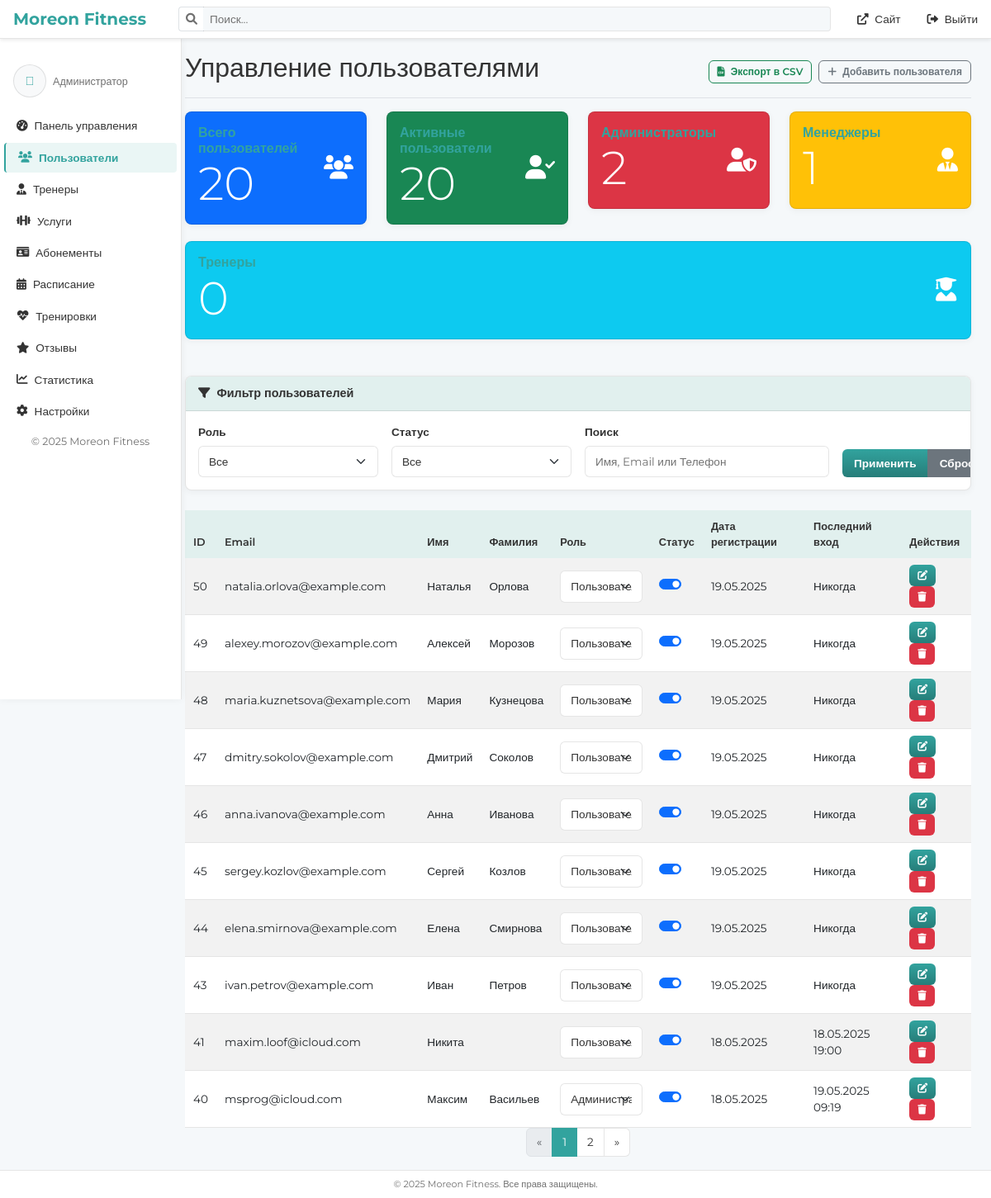
Before: /admin/users.php (signed in) with the older database file.
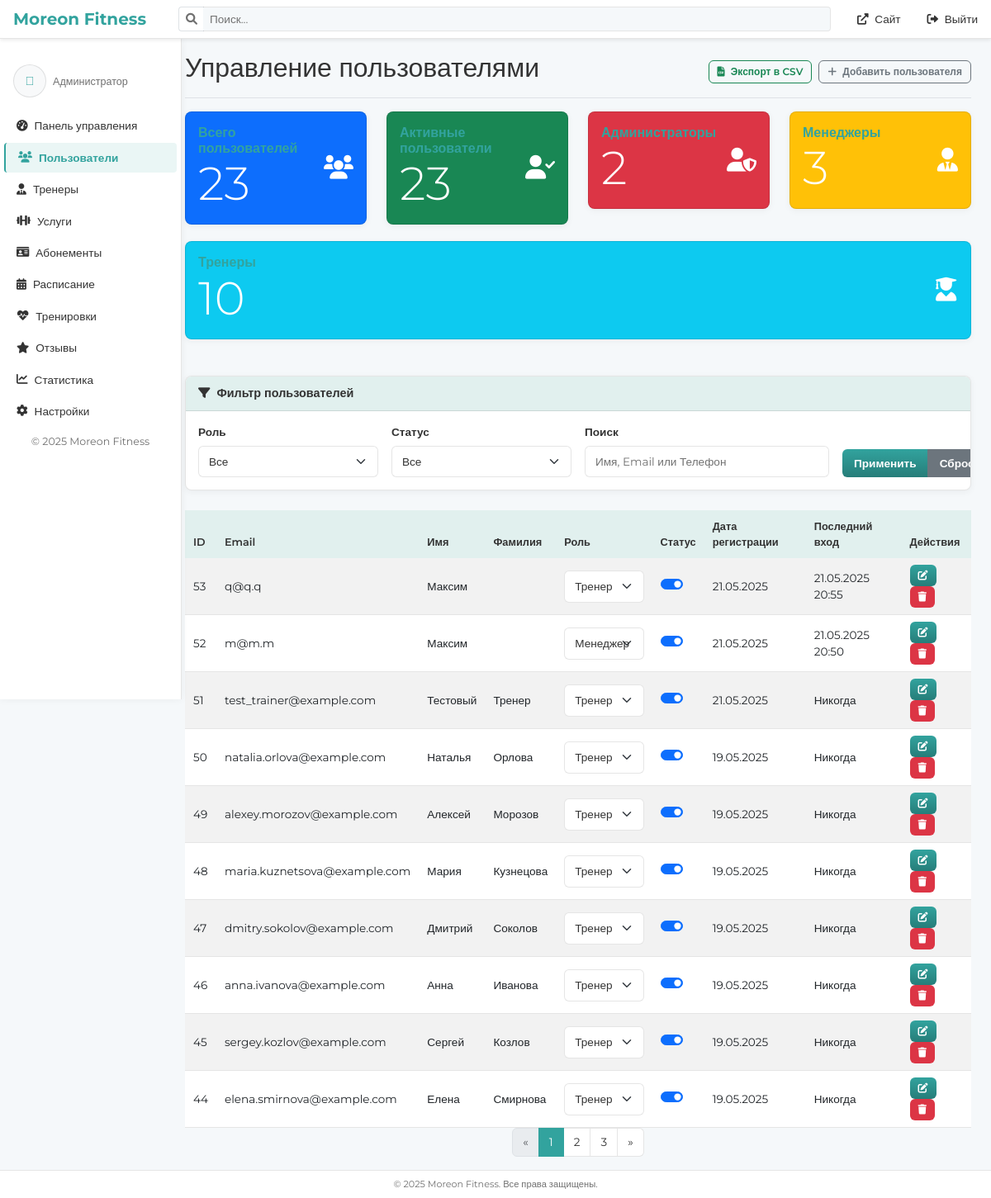
After: the same page with the newer database file.
### tables this page shows
CREATE TABLE `users` (
  `id` int NOT NULL,
  `email` varchar(255) NOT NULL,
  `password_hash` varchar(255) NOT NULL,
  `role` enum('admin','manager','trainer','user') NOT NULL DEFAULT 'user',
  `first_name` varchar(100) NOT NULL,
  `last_name` varchar(100) NOT NULL,
  `phone` varchar(20) DEFAULT NULL,
  `birthdate` date DEFAULT NULL,
  `gender` enum('male','female') DEFAULT NULL,
  `avatar_url` varchar(255) DEFAULT NULL,
  `height` int DEFAULT NULL,
  `weight` float DEFAULT NULL,
  `is_active` tinyint(1) DEFAULT '1',
  `last_login` timestamp NULL DEFAULT NULL,
  `created_at` timestamp NULL DEFAULT CURRENT_TIMESTAMP,
  `updated_at` timestamp NULL DEFAULT CURRENT_TIMESTAMP ON UPDATE CURRENT_TIMESTAMP
);

### admin/users.php (the view, shortened to what the changed rows need)
<?php
require_once('includes/auth_check.php');
$page = isset($_GET['page']) ? (int)$_GET['page'] : 1;
$perPage = 10;
$offset = ($page - 1) * $perPage;
$roleFilter = isset($_GET['user_role']) ? $_GET['user_role'] : '';
$statusFilter = isset($_GET['status']) ? $_GET['status'] : '';
$searchFilter = isset($_GET['search']) ? $_GET['search'] : '';
$whereConditions = [];
$whereClause = !empty($whereConditions) ? "WHERE " . implode(" AND ", $whereConditions) : "";
$countSql = "SELECT COUNT(*) FROM users {$whereClause}";
$countStmt = $pdo->prepare($countSql);
$countStmt->execute();
$totalUsers = $countStmt->fetchColumn();
$totalPages = ceil($totalUsers / $perPage);
$sql = "SELECT id, email, first_name, last_name, phone, role, is_active, created_at, last_login
        FROM users
        {$whereClause}
        ORDER BY id DESC
        LIMIT :offset, :perPage";
$usersStmt = $pdo->prepare($sql);
$usersStmt->bindParam(':offset', $offset, PDO::PARAM_INT);
$usersStmt->bindParam(':perPage', $perPage, PDO::PARAM_INT);
$usersStmt->execute();
$users = $usersStmt->fetchAll();
include 'includes/header.php';
?>
<div class="container-fluid">
    <div class="row">
        <?php include 'includes/sidebar.php'; ?>
        <main class="col-md-9 ms-sm-auto col-lg-10 px-md-4">
            <div class="d-flex justify-content-between flex-wrap flex-md-nowrap align-items-center pt-3 pb-2 mb-3 border-bottom">
                <h1 class="h2">Управление пользователями</h1>
            </div>
            <?php
            $statsStmt = $pdo->query("
                SELECT
                    COUNT(*) AS total_users,
                    SUM(CASE WHEN is_active = 1 THEN 1 ELSE 0 END) AS active_users,
                    SUM(CASE WHEN role = 'admin' THEN 1 ELSE 0 END) AS admins,
                    SUM(CASE WHEN role = 'manager' THEN 1 ELSE 0 END) AS managers,
                    SUM(CASE WHEN role = 'trainer' THEN 1 ELSE 0 END) AS trainers,
                    SUM(CASE WHEN role = 'user' THEN 1 ELSE 0 END) AS normal_users
                FROM users
            ");
            $stats = $statsStmt->fetch(PDO::FETCH_ASSOC);
            ?>
            <div class="row mb-4">
                <div class="col-md">
                    <div class="card text-white bg-primary">
                        <div class="card-body">
                            <div class="d-flex justify-content-between align-items-center">
                                <div>
                                    <h6 class="card-title mb-0">Всего пользователей</h6>
                                    <div class="display-4"><?= $stats['total_users'] ?></div>
                                </div>
                            </div>
                        </div>
                    </div>
                </div>
                <div class="col-md">
                    <div class="card text-white bg-success">
                        <div class="card-body">
                            <div class="d-flex justify-content-between align-items-center">
                                <div>
                                    <h6 class="card-title mb-0">Активные пользователи</h6>
                                    <div class="display-4"><?= $stats['active_users'] ?></div>
                                </div>
                            </div>
                        </div>
                    </div>
                </div>
                <div class="col-md">
                    <div class="card text-white bg-warning">
                        <div class="card-body">
                            <div class="d-flex justify-content-between align-items-center">
                                <div>
                                    <h6 class="card-title mb-0">Менеджеры</h6>
                                    <div class="display-4"><?= $stats['managers'] ?></div>
                                </div>
                            </div>
                        </div>
                    </div>
                </div>
                <div class="col-md">
                    <div class="card text-white bg-info">
                        <div class="card-body">
                            <div class="d-flex justify-content-between align-items-center">
                                <div>
                                    <h6 class="card-title mb-0">Тренеры</h6>
                                    <div class="display-4"><?= $stats['trainers'] ?></div>
                                </div>
                            </div>
                        </div>
                    </div>
                </div>
            </div>
            <div class="table-responsive">
                <table class="table table-striped table-hover">
                    <thead>
                        <tr>
                            <th>ID</th>
                            <th>Email</th>
                            <th>Имя</th>
                            <th>Фамилия</th>
                            <th>Роль</th>
                            <th>Статус</th>
                            <th>Дата регистрации</th>
                            <th>Последний вход</th>
                            <th>Действия</th>
                        </tr>
                    </thead>
                    <tbody>
                        <?php foreach ($users as $user): ?>
                        <tr>
                            <td><?= htmlspecialchars($user['id']) ?></td>
                            <td><?= htmlspecialchars($user['email']) ?></td>
                            <td><?= htmlspecialchars($user['first_name']) ?></td>
                            <td><?= htmlspecialchars($user['last_name']) ?></td>
                            <td>
                                <?php if ($_SESSION['user_role'] === 'admin' && $user['id'] != $_SESSION['user_id']): ?>
                                <select class="form-select form-select-sm role-select" data-user-id="<?= $user['id'] ?>">
                                    <option value="user" <?= $user['role'] === 'user' ? 'selected' : '' ?>>Пользователь</option>
                                    <option value="trainer" <?= $user['role'] === 'trainer' ? 'selected' : '' ?>>Тренер</option>
                                    <option value="manager" <?= $user['role'] === 'manager' ? 'selected' : '' ?>>Менеджер</option>
                                    <option value="admin" <?= $user['role'] === 'admin' ? 'selected' : '' ?>>Администратор</option>
                                </select>
                                <?php else: ?>
                                <span class="badge bg-<?= $user['role'] === 'admin' ? 'danger' : ($user['role'] === 'manager' ? 'warning' : ($user['role'] === 'trainer' ? 'info' : 'primary')) ?>">
                                    <?= ucfirst(htmlspecialchars($user['role'])) ?>
                                </span>
                                <?php endif; ?>
                            </td>
                            <td>
                                <div class="form-check form-switch">
                                    <input class="form-check-input status-toggle" type="checkbox"
                                        data-user-id="<?= $user['id'] ?>"
                                        <?= $user['is_active'] ? 'checked' : '' ?>
                                        <?= $user['id'] == $_SESSION['user_id'] ? 'disabled' : '' ?>>
                                </div>
                            </td>
                            <td><?= date('d.m.Y', strtotime($user['created_at'])) ?></td>
                            <td><?= $user['last_login'] ? date('d.m.Y H:i', strtotime($user['last_login'])) : 'Никогда' ?></td>
                            <td class="action-buttons">
                                <button type="button" class="btn btn-sm btn-primary" data-bs-toggle="modal" data-bs-target="#editUserModal" data-user-id="<?= $user['id'] ?>">
                                    <i class="fas fa-edit"></i>
                                </button>
                                <?php if ($_SESSION['user_role'] === 'admin' && $user['id'] != $_SESSION['user_id']): ?>
                                <button type="button" class="btn btn-sm btn-danger" data-bs-toggle="modal" data-bs-target="#deleteUserModal" data-user-id="<?= $user['id'] ?>">
                                    <i class="fas fa-trash"></i>
                                </button>
                                <?php endif; ?>
                            </td>
                        </tr>
                        <?php endforeach; ?>
                    </tbody>
                </table>
            </div>
            <?php if ($totalPages > 1): ?>
            <nav aria-label="Навигация по страницам">
                <ul class="pagination justify-content-center">
                    <?php for ($i = 1; $i <= $totalPages; $i++): ?>
                    <li class="page-item <?= $i === $page ? 'active' : '' ?>">
                        <a class="page-link" href="?page=<?= $i ?>&role=<?= urlencode($roleFilter) ?>&status=<?= urlencode($statusFilter) ?>&search=<?= urlencode($searchFilter) ?>"><?= $i ?></a>
                    </li>
                    <?php endfor; ?>
                </ul>
            </nav>
            <?php endif; ?>
        </main>
    </div>
</div>
<?php include 'includes/footer.php'; ?>

Changed rows visible on the page:
no longer on this page (row edited): users: id "43", email "ivan.petrov@example.com", first_name "Иван", last_name "Петров", role+id "Пользователь", is_active "☑", created_at "19.05.2025", shows "Никогда"
no longer on this page (row edited): users: id "41", email "maxim.loof@icloud.com", first_name "Никита", role+id "Пользователь", is_active "☑", created_at "18.05.2025", last_login "18.05.2025 19:00"
no longer on this page (row edited): users: id "40", email "msprog@icloud.com", first_name "Максим", last_name "Васильев", role+id "Администратор", is_active "☑", created_at "18.05.2025", last_login "19.05.2025 09:19"
added users: id "53", email "q@q.q", first_name "Максим", role+id "Тренер", is_active "☑", created_at "21.05.2025", last_login "21.05.2025 20:55"
added users: id "52", email "m@m.m", first_name "Максим", role+id "Менеджер", is_active "☑", created_at "21.05.2025", last_login "21.05.2025 20:50"
added users: id "51", email "test_trainer@example.com", first_name "Тестовый", last_name "Тренер", role+id "Тренер", is_active "☑", created_at "21.05.2025", shows "Никогда"
changed users "natalia.orlova@example.com": role+id "Пользователь" → "Тренер"
changed users "alexey.morozov@example.com": role+id "Пользователь" → "Тренер"
changed users "maria.kuznetsova@example.com": role+id "Пользователь" → "Тренер"
changed users "dmitry.sokolov@example.com": role+id "Пользователь" → "Тренер"
changed users "anna.ivanova@example.com": role+id "Пользователь" → "Тренер"
changed users "sergey.kozlov@example.com": role+id "Пользователь" → "Тренер"
changed users "elena.smirnova@example.com": role+id "Пользователь" → "Тренер"
Other visible differences:
$stats['total_users']: "20" → "23"
$stats['active_users']: "20" → "23"
$stats['managers']: "1" → "3"
$stats['trainers']: "0" → "10"
new list line: "3"
